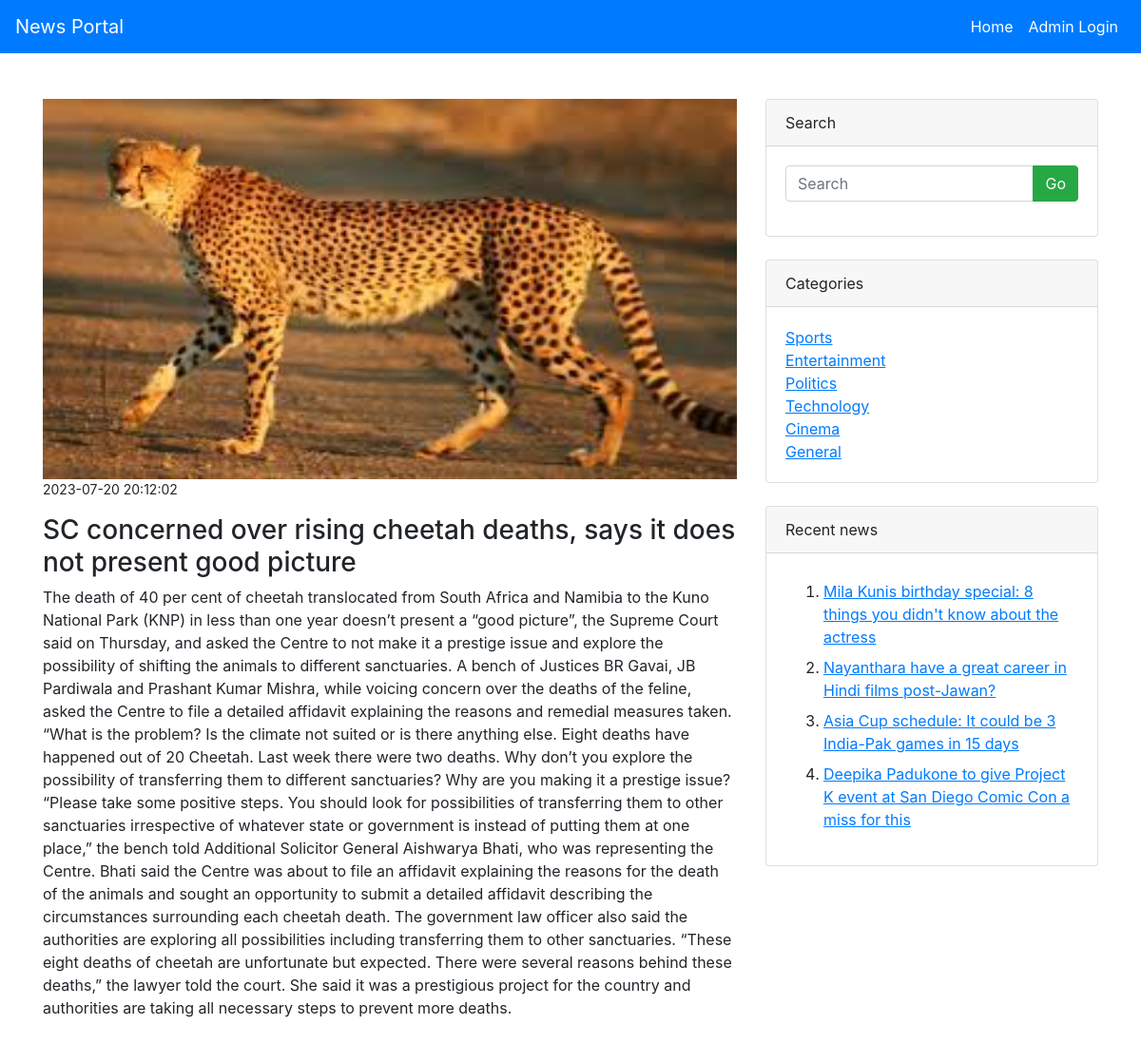
The page /home/select_news/7 on the database its author committed.
### tables this page shows
CREATE TABLE `news` (
  `nid` int(11) NOT NULL,
  `title` varchar(80) NOT NULL,
  `category_id` int(11) NOT NULL,
  `sub_category_id` int(11) NOT NULL,
  `myimage` varchar(50) NOT NULL,
  `description` text NOT NULL,
  `nreading_time` timestamp NOT NULL DEFAULT current_timestamp() ON UPDATE current_timestamp()
);

CREATE TABLE `category` (
  `cid` int(11) NOT NULL,
  `category_name` varchar(50) NOT NULL,
  `reading_time` timestamp NOT NULL DEFAULT current_timestamp() ON UPDATE current_timestamp()
);

### application/controllers/Home.php (called while the page is built, shortened)
<?php
class Home extends CI_Controller
{
	public function __construct()
	{
		$this->load->model("admin_model");
	}
	public function select_news($vid)
	{
		$category=$this->admin_model->get_category();
		$sel_news=$this->admin_model->view_news($vid);
		$news=$this->admin_model->get_all_news();
		$get_three=$this->admin_model->get_all_news();
		$this->load->view('select_news',array('news'=>$news,'category'=>$category,'get_three'=>$get_three,'sel_news'=>$sel_news));
	}
}
?>

### index.php (called while the page is built, shortened)
<?php
require_once BASEPATH.'core/CodeIgniter.php';

### application/models/Admin_model.php (called while the page is built, shortened)
<?php
class Admin_model extends CI_Model
{
	public function get_category()
	{
		$query=$this->db->get('category');
		return $query->result();
	}
	public function get_all_news()
	{
		$this->db->select("*");
		$this->db->from("category");
		$this->db->join("subcategory","category.cid=subcategory.category_id");
		$this->db->join("news","subcategory.id=news.sub_category_id");
		$this->db->order_by("nid","desc");
		$query=$this->db->get();
		return $query->result();
	}
	public function view_news($vid)
	{
		$this->db->where('nid',$vid);
		$query=$this->db->get('news');
		return $query->result();
	}
}
?>

### application/views/select_news.php (the view, shortened to what this page needs)
<!DOCTYPE html>
<html lang="en">
<head>
	<link rel="stylesheet" href="https://cdn.jsdelivr.net/npm/bootstrap@4.6.2/dist/css/bootstrap.min.css">
  <link rel="stylesheet" href="https://cdnjs.cloudflare.com/ajax/libs/font-awesome/6.4.0/css/all.min.css" />
</head>
<body>
<nav class="navbar navbar-expand-md bg-primary navbar-dark">
  <a class="navbar-brand" href="#">News Portal</a>
  <div class="collapse navbar-collapse justify-content-end" id="collapsibleNavbar">
    <ul class="navbar-nav">
      <li class="nav-item">
        <a class="nav-link text-white" href="<?=base_url('home')?>">Home</a>
      </li>
      <li class="nav-item">
        <a class="nav-link text-white" href="<?=base_url('admin')?>">Admin Login</a>
      </li>
    </ul>
  </div>
</nav>
<div class="container">
<div class="row my-5">
<div class="col-md-8" id="search_news">
<?php
foreach($sel_news as $news)
{
	?>
	<img src="<?=base_url('uploads/'.$news->myimage)?>" class="img-fluid" style="width:100%;height:400px;">
	<p class="small"><?=$news->nreading_time?></p>
	<h3><?=$news->title?></h3>
	<p><?php echo $news->description; ?><br>
	<?php
}
?>
</div>
<div class="col-md-4">
<form method="post" action="<?=base_url('home/search/')?>">
<div class="card">
	<div class="card-header">Search</div>
	<div class="card-body">
<div class="input-group mb-3">
  <input type="text" class="form-control" placeholder="Search" name="search">
  <div class="input-group-append">
    <button class="btn btn-success" name="new" type="submit">Go</button>
  </div>
</div>
</div>
</div>
</form>
<div class="card my-4">
	<div class="card-header">Categories</div>
	<div class="card-body">
<?php
foreach($category as $c)
{
	?>
	<a href="<?=base_url('home/select_cat?cid='.$c->cid)?>"><u><?=$c->category_name?></u></a><br>
	<?php
}
?>
</div>
</div>
<div class="card">
<div class="card-header">Recent news</div>
<div class="card-body">
<ol>
<?php
$i=1;
foreach($get_three as $three)
{
	if($i==5)
	{
		break;
	}
	?>
	<li class="my-2"><a href="<?=base_url('home/select_news/'.$three->nid)?>"><u><?=$three->title?></u></a></li>
	<?php
	$i++;
}
?>
</ol>
</div>
</div>
</div>
</div>
</div>
</body>
</html>

### rows shown on the page
news: myimage (picture), nreading_time "2023-07-20 20:12:02", title "SC concerned over rising cheetah deaths, says it does not present good picture", description "The death of 40 per cent of cheetah translocated from South Africa and Namibia to the Kuno National Park (KNP) in less than one year doesn’t present a “good picture”, the Supreme Court said on Thursday, and asked the Centre to not make it a prestige issue and explore the possibility of shifting the animals to different sanctuaries. A bench of Justices BR Gavai, JB Pardiwala and Prashant Kumar Mishra, while voicing concern over the deaths of the feline, asked the Centre to file a detailed affidavit explaining the reasons and remedial measures taken. “What is the problem? Is the climate not suited or is there anything else. Eight deaths have happened out of 20 Cheetah. Last week there were…"
category: category_name "Sports", news.title "Asia Cup schedule: It could be 3 India-Pak games in 15 days"
category: category_name "Entertainment", news.title "Mila Kunis birthday special: 8 things you didn't know about the actress", news.title "Nayanthara have a great career in Hindi films post-Jawan?", news.title "Deepika Padukone to give Project K event at San Diego Comic Con a miss for this"
category: category_name "Politics"
category: category_name "Technology"
category: category_name "Cinema"
category: category_name "General"
